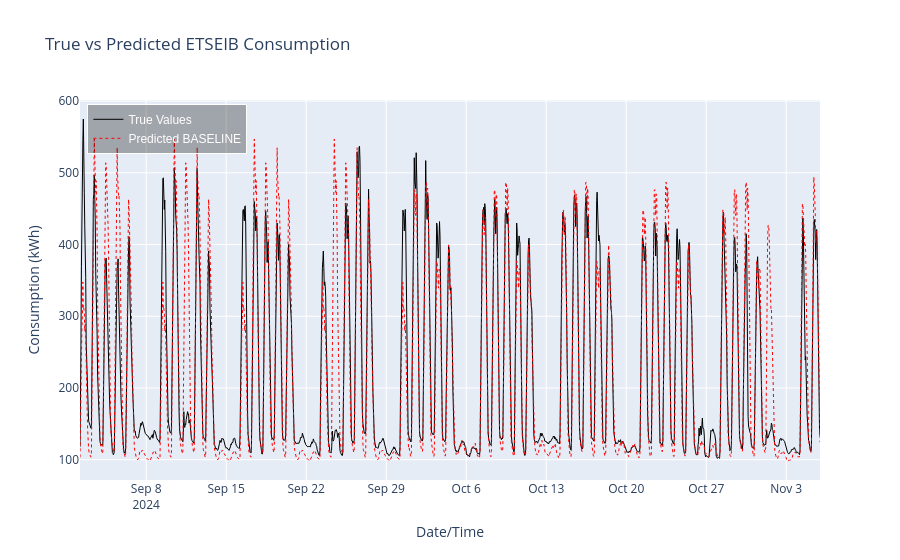

The code cell stored with this chart in its notebook:
### Code cell
import plotly.graph_objects as go

# Create the figure
fig = go.Figure()

# Add the trace for the actual consumption (True Values)
fig.add_trace(go.Scatter(x=y_test.index, y=y_test, mode='lines', name='True Values',
                         line=dict(color='black', width=1)))

# Add the trace for the predicted consumption (Predicted Values)
fig.add_trace(go.Scatter(x=y_test.index, y=y_predict_baseline, mode='lines', name='Predicted BASELINE',
                         line=dict(color='red', width=1, dash='dot')))  # 'dot' for less separated dashes


# Update layout for a more beautiful plot
fig.update_layout(
    title='True vs Predicted ETSEIB Consumption',
    xaxis_title='Date/Time',
    yaxis_title='Consumption (kWh)',
    template='plotly',  # dark theme, can change to 'plotly' for light theme
    hovermode='x unified',  # hover over to show values for both lines at a time
    legend=dict(
        x=0.01, y=0.99,  # position of legend
        traceorder='normal',
        font=dict(family="Arial", size=12, color="white"),
        bgcolor='rgba(0, 0, 0, 0.3)',
        bordercolor='white',
        borderwidth=1
    ),
   
   
)

# Show the plot
fig.show()

### Figure 1 — Plotly figure (JSON) as saved in the notebook; plotly's stock layout.template omitted (floating-point values rounded to 4 significant figures; data arrays with more than 128 entries replaced by an {"elided": "..."} marker saying what was removed)
{"data": [{"line": {"color": "black", "width": 1}, "mode": "lines", "name": "True Values", "type": "scatter", "x": {"elided": "1556 str values"}, "y": {"elided": "1556 int values"}}, {"line": {"color": "red", "dash": "dot", "width": 1}, "mode": "lines", "name": "Predicted BASELINE", "type": "scatter", "x": {"elided": "1556 str values"}, "y": {"elided": "1556 float values"}}], "layout": {"hovermode": "x unified", "legend": {"bgcolor": "rgba(0, 0, 0, 0.3)", "bordercolor": "white", "borderwidth": 1, "font": {"color": "white", "family": "Arial", "size": 12}, "traceorder": "normal", "x": 0.01, "y": 0.99}, "title": {"text": "True vs Predicted ETSEIB Consumption"}, "xaxis": {"title": {"text": "Date/Time"}}, "yaxis": {"title": {"text": "Consumption (kWh)"}}}}
